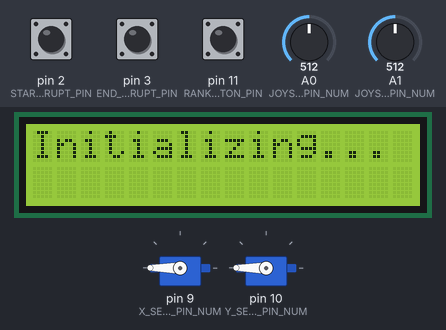
The sketch below on a simulated Arduino Uno, built with avr-gcc and run on an emulated ATmega328P. Parts: 2 × servo, 16×2 character LCD. The test bench sets the inputs (shaded band); at power-on: pin 2 (START_INTERRUPT_PIN) HIGH, pin 3 (END_INTERRUPT_PIN) HIGH, A0 (JOYSTICK_X_PIN_NUM) = 512, A1 (JOYSTICK_Y_PIN_NUM) = 512, pin 11 (RANKING_BUTTON_PIN) LOW. What the sketch prints to the serial monitor is not drawn.

Above: at 1.6 s.
At 5.8 s:
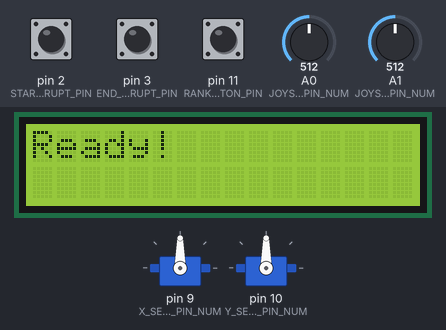
5.9 s: pin 2 (START_INTERRUPT_PIN) pulled LOW for 0.15 s
At 6.8 s:
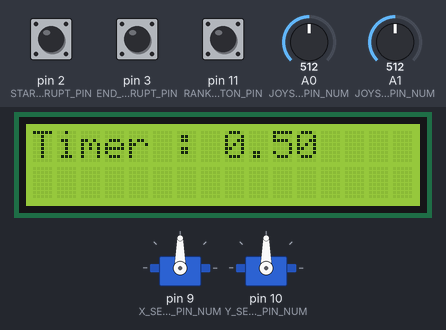
9.0 s: pin 3 (END_INTERRUPT_PIN) pulled LOW for 0.15 s
At 10.2 s:
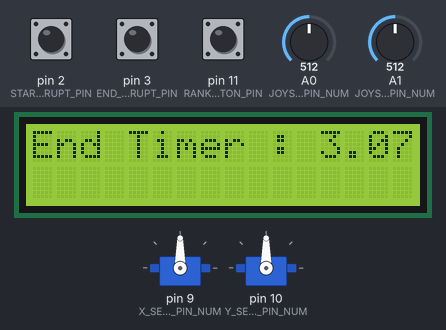
10.6 s: A0 (JOYSTICK_X_PIN_NUM) set to 716
13.6 s: A1 (JOYSTICK_Y_PIN_NUM) set to 0
16.6 s: pin 11 (RANKING_BUTTON_PIN) pulled HIGH for 0.15 s
At 16.75 s:
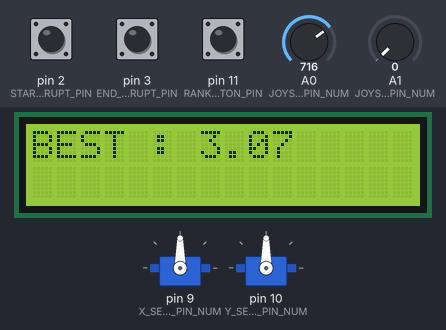
19.7 s: pin 2 (START_INTERRUPT_PIN) pulled LOW for 1 s
At 20.2 s:
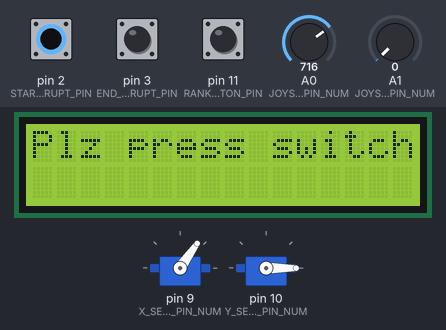
Timing chart, 0 to 22.7 s (numbered marks = the images above; inputs shaded):
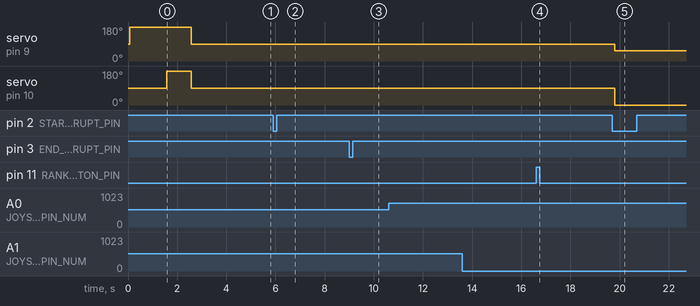

The sketch:

Arduino.ino
```cpp
#include <Servo.h>
#include <LiquidCrystal_I2C.h>

#define X_SERVO_PIN_NUM     9
#define Y_SERVO_PIN_NUM     10
#define JOYSTICK_X_PIN_NUM  A0
#define JOYSTICK_Y_PIN_NUM  A1
#define START_INTERRUPT_PIN 2
#define END_INTERRUPT_PIN   3
#define RANKING_BUTTON_PIN  11

// Global Variables
Servo g_Xservo;
Servo g_Yservo;
LiquidCrystal_I2C lcd(0x27, 16, 2);


bool g_bDebugMode = true;


bool g_btimerControllerStarted = false;
unsigned long g_timerStart, g_timerEnd;
int set_maxAngle = 180;
int g_arrayNum = 0;
float g_ranking[100];

// end Global Variables

// Functions
void initializing();
int absF(int inputValue);
int getJoystickDataLocationX();
int getJoystickDataLocationY();
void moveLocationX(int angle);
void moveLocationY(int angle);
int getLocationXServoAngle();
int getLocationYServoAngle();
bool is_pressedSwitch();
void Debug();

void timerEndController() {
  if (g_btimerControllerStarted){
    g_btimerControllerStarted = false;
  }
}

void timerStartController() {
  if (!g_btimerControllerStarted) {
    g_btimerControllerStarted = true;
  }
  Serial.println(g_btimerControllerStarted);
}

// end Functions

void setup() {
  Serial.begin(9600);
  g_Xservo.attach(X_SERVO_PIN_NUM);
  g_Yservo.attach(Y_SERVO_PIN_NUM);
  lcd.init();
  lcd.backlight();
  pinMode(START_INTERRUPT_PIN, INPUT_PULLUP);
  pinMode(END_INTERRUPT_PIN, INPUT_PULLUP);
  pinMode(RANKING_BUTTON_PIN, INPUT);
  attachInterrupt(digitalPinToInterrupt(START_INTERRUPT_PIN), timerStartController, HIGH);
  attachInterrupt(digitalPinToInterrupt(END_INTERRUPT_PIN), timerEndController, HIGH);
  lcd.print("Initializing...");
  initializing();
  lcd.clear();
  lcd.print("Starting...");
  delay(1000);
  lcd.clear();
  lcd.print("Ready!");
}

void loop() {
  if (g_bDebugMode) {
    Debug();
  }
  if (!g_btimerControllerStarted) {
    if (getJoystickDataLocationX() > 600 ||
        getJoystickDataLocationX() < 400 &&
        getJoystickDataLocationY() > 600 ||
        getJoystickDataLocationY() < 400) {

      lcd.clear();
      lcd.setCursor(0, 0);
      lcd.print("Plz press switch");
      if (digitalRead(RANKING_BUTTON_PIN)){
        orderByLowAlgorithm();
        lcd.clear();
        lcd.setCursor(0, 0);
        lcd.print("BEST : ");
        lcd.print(g_ranking[0]);
      }
    }
  } else if (g_btimerControllerStarted) {
    g_timerStart = millis();
    unsigned long syncTimerStart, syncTimerEnd, timerStart;
    syncTimerStart = millis();
    timerStart = millis();
    float timerValue;
    while (g_btimerControllerStarted) {
      syncTimerEnd = millis();
      if (syncTimerEnd - syncTimerStart >= 500) {
        lcd.clear();
        lcd.setCursor(0, 0);
        lcd.print("Timer : ");
        timerValue = (float)(syncTimerEnd - timerStart) / 1000.0;
        lcd.print(timerValue);
        syncTimerStart = millis();
      } else {
        int servoAngleX = map(getJoystickDataLocationX(), 0, 1023, set_maxAngle, 0);
        int servoAngleY = map(getJoystickDataLocationY(), 0, 1023, 0, set_maxAngle);

        moveLocationX(servoAngleX);
        moveLocationY(servoAngleY);
      }
    }
    lcd.clear();
    lcd.setCursor(0, 0);
    lcd.print("End Timer : ");
    lcd.print(timerValue);
    g_ranking[g_arrayNum] = timerValue;
    g_arrayNum += 1;
    g_btimerControllerStarted = false;
    delay(5000);
  }
}


void initializing(){
  bool error = false;
  g_Xservo.write(180);
  delay(1000);
  if (absF(getLocationXServoAngle() - 180) > 10){
    error = true;
  }
  delay(500);
  g_Yservo.write(180);
  delay(1000);
  if (absF(getLocationYServoAngle() - 180) > 10){
    error = true;
  }
  moveLocationX(90);
  moveLocationY(90);
  Serial.println(getLocationXServoAngle());
  Serial.println(getLocationYServoAngle());
  delay(1000);

  if (error){
    lcd.clear();
    lcd.setCursor(0, 0);
    lcd.print("initializing");
    lcd.setCursor(0, 1);
    lcd.print("Failed : Motor");
    while(true){
    }
  }
}


int getJoystickDataLocationX() {
  return analogRead(JOYSTICK_X_PIN_NUM);
}

int getJoystickDataLocationY() {
  return analogRead(JOYSTICK_Y_PIN_NUM);
}

void moveLocationX(int angle) {
  g_Xservo.write(angle);
  return;
}

void moveLocationY(int angle) {
  g_Yservo.write(angle);
  return;
}

int getLocationXServoAngle() {
  return g_Xservo.read();
}

int getLocationYServoAngle() {
  return g_Yservo.read();
}

bool is_pressedSwitch() {
  int data = digitalRead(START_INTERRUPT_PIN);
  if (data == 0) {
    return true;
  } else {
    return false;
  }
}

void Debug() {
  Serial.print("Joystick X = ");
  Serial.print(getJoystickDataLocationX());
  Serial.print(", JoystickY = ");
  Serial.print(getJoystickDataLocationY());
  Serial.print(", SW = ");
  Serial.print(is_pressedSwitch());
  if (absF(getLocationXServoAngle() - map(getJoystickDataLocationX(), 0, 1023, set_maxAngle, 0)) > 30 ||
      absF(getLocationYServoAngle() - map(getJoystickDataLocationY(), 0, 1023, 0, set_maxAngle)) > 30) {

    Serial.print(", Servo Angle X = ");
    Serial.print(getLocationXServoAngle());
    Serial.print(", Servo Angle Y = ");
    Serial.print(getLocationYServoAngle());
    Serial.println(" Hmm… Please check wired your servo motor with Arduino");
  } else {
    Serial.print(", Servo Angle X = ");
    Serial.print(getLocationXServoAngle());
    Serial.print(", Servo Angle Y = ");
    Serial.println(getLocationYServoAngle());
  }
}

int absF(int inputValue) {
  if (inputValue >= 0) {
    return inputValue;
  } else if (inputValue < 0) {
    return -inputValue;
  }
}

void orderByLowAlgorithm(){
  for (int i = 0; i < g_arrayNum; i++){
    for (int j = 0; j < g_arrayNum; j++){
      if (g_ranking[i] < g_ranking[j]){
        float tmp = g_ranking[i];
        g_ranking[i] = g_ranking[j];
        g_ranking[j] = tmp;
      }
    }
  }
}
```

Measured:
- after the input at 5.9 s, the display: changes after 0.53 s (image 2)
- after the input at 9.0 s, the display: changes at once (image 3)
- after the input at 10.6 s, every drawn part: stays the same
- after the input at 16.6 s, the display: changes after 0.09 s (image 4)
- after the input at 19.7 s, servo on pin 9 (X_SERVO_PIN_NUM): 90° → 55° after 0.10 s; servo on pin 10 (Y_SERVO_PIN_NUM): 90° → 0° after 0.10 s
- what the display in image 2 shows lasts 0.5 s, from 6.4 s to 6.9 s
